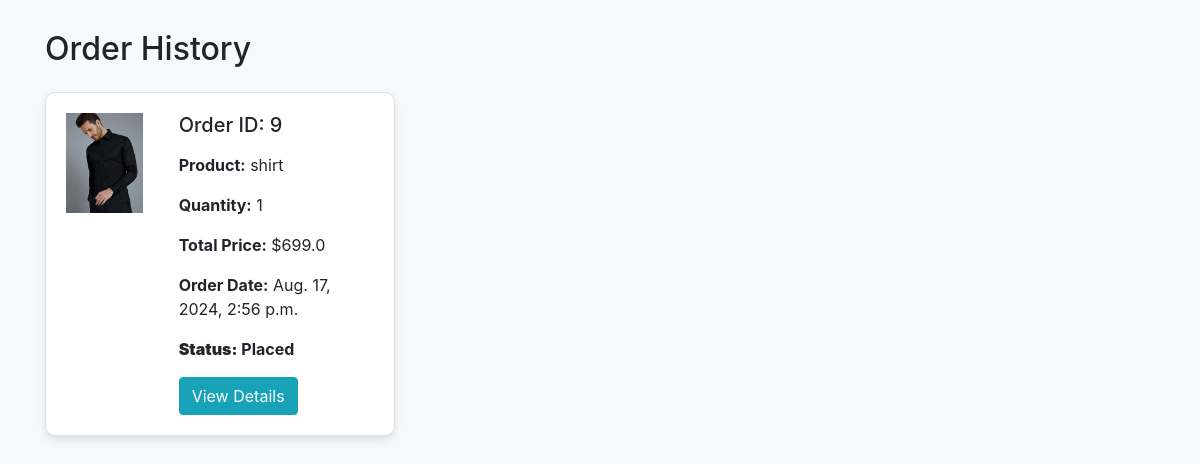
Screenshot of /order_history/ (signed in) with the database file from the repository.
### userapk/models.py (models this page shows, shortened)
class Order(models.Model):
    customer = models.ForeignKey(Customer, on_delete=models.CASCADE)
    product = models.ForeignKey(Product, on_delete=models.CASCADE)
    quantity = models.IntegerField(default=1)
    total_price = models.FloatField()
    order_date = models.DateTimeField(auto_now_add=True)
    status = models.CharField(max_length=20,default='Pending')
    otp = models.CharField(max_length=6, blank=True, null=True)
    confirmed_at = models.DateTimeField(blank=True, null=True)
    def is_returnable(self):
        if self.confirmed_at:
            return timezone.now() <= self.confirmed_at + timedelta(days=10)
        return False

### adminapk/models.py (models this page shows)
class Product(models.Model):
    name = models.CharField(max_length=50)
    price = models.FloatField()
    category = models.ForeignKey(Category, on_delete=models.CASCADE, null=True)
    des = models.CharField(max_length=100)
    image = models.FileField(upload_to='uploads/products/')

### userapk/views.py (the view)
# urls.py: path('order_history/', views.order_history, name='order_history'),
def order_history(request):
    if not request.session.get('customer_id'):
        messages.error(request, 'You need to log in first.')
        return redirect('/user_login')
    customer_id = request.session['customer_id']
    customer=Customer.objects.get(id=customer_id)
    orders = Order.objects.filter(customer=customer)
    return render(request, 'order_history.html', {'orders': orders})

### templates/order_history.html (shortened to what this page needs)
<!DOCTYPE html>
<html lang="en">
<head>
    <link href="https://stackpath.bootstrapcdn.com/bootstrap/4.5.2/css/bootstrap.min.css" rel="stylesheet">
    <link href="https://cdnjs.cloudflare.com/ajax/libs/font-awesome/5.15.3/css/all.min.css" rel="stylesheet">
</head>
<body>
    <div class="container">
        <h2 class="my-4">Order History</h2>
        <div class="row">
            {% for order in orders %}
            <div class="col-md-6 col-lg-4">
                <div class="order-card">
                    <div class="row">
                        <div class="col-md-4">
                            <img src="{{ order.product.image.url }}" alt="{{ order.product.name }}" class="order-image">
                        </div>
                        <div class="col-md-8">
                            <h5 class="mb-3">Order ID: {{ order.id }}</h5>
                            <p><strong>Product:</strong> {{ order.product.name }}</p>
                            <p><strong>Quantity:</strong> {{ order.quantity }}</p>
                            <p><strong>Total Price:</strong> ${{ order.total_price }}</p>
                            <p><strong>Order Date:</strong> {{ order.order_date }}</p>
                            <p class="order-status"><strong>Status:</strong> {{ order.status }}</p>
                            <div class="order-actions">
                                <a href="{% url 'order_detail_view' order.id %}" class="btn btn-info">View Details</a>
                            </div>
                        </div>
                    </div>
                </div>
            </div>
            {% empty %}
            <div class="col-12">
                <div class="alert alert-info" role="alert">You have no orders yet.</div>
            </div>
            {% endfor %}
        </div>
    </div>
</body>
</html>

### templates/order_history.html (style rules this page uses)
body { background-color: #f8f9fa; }
.container { margin-top: 30px; }
.order-card { border-radius: 10px; border: 1px solid #dee2e6; padding: 20px; margin-bottom: 20px; background-color: #fff; box-shadow: 0 4px 8px rgba(0,0,0,0.1); }
.order-status { font-weight: bold; }
.order-image { max-width: 100px; max-height: 100px; object-fit: cover; }
.order-actions { margin-top: 15px; }
.order-actions .btn { margin-right: 10px; }

### rows the page displays
Order: product.image (picture), id "9", product.name "shirt", quantity "1", total_price "699.0", order_date "Aug. 17, 2024, 2:56 p.m.", status "Placed"
